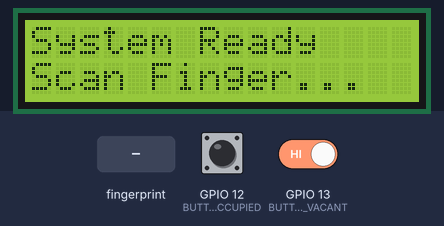
Bench run of a sketch on a simulated ESP32. Shown: 16×2 character LCD. The inputs (shaded band) are chosen by the test bench; at power-on: GPIO 12 (BUTTON_OCCUPIED) HIGH, GPIO 13 (BUTTON_VACANT) HIGH. WiFi joins after 1.5 s; servers stay silent unless stated; uploads are accepted with an empty reply; what the sketch prints to the serial monitor is not drawn.

Above: at 10.4 s.
10.5 s: finger stored as number 1 placed on the sensor
At 12.1 s:
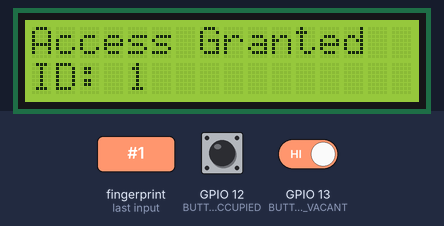
13.5 s: GPIO 12 (BUTTON_OCCUPIED) pulled LOW for 0.15 s
At 14.7 s:
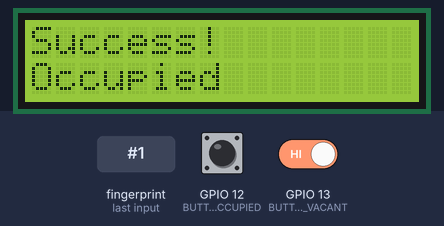
16.6 s: GPIO 12 (BUTTON_OCCUPIED) driven LOW and GPIO 13 (BUTTON_VACANT) driven LOW
At 18.4 s:
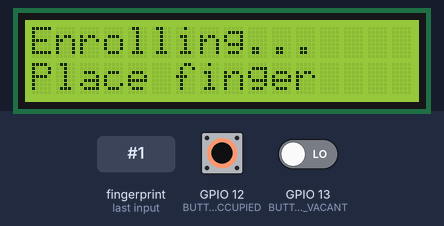
19.4 s: finger stored as number 1 placed on the sensor
At 20.6 s:
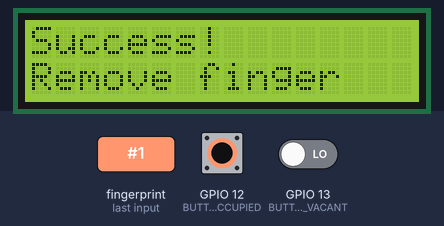
22.4 s: finger stored as number 1 placed on the sensor
At 23.3 s:
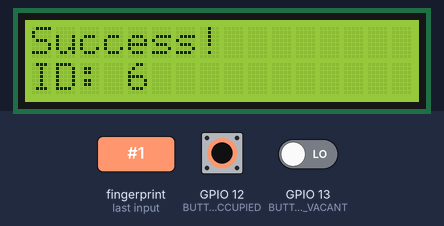
24.2 s: GPIO 12 (BUTTON_OCCUPIED) driven HIGH
Timing chart, 0 to 27.2 s (numbered marks = the images above; inputs shaded):
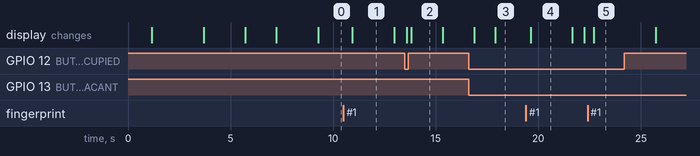

The sketch:

all_components_tested.ino
```cpp
#include <Wire.h>
#include <LiquidCrystal_I2C.h>
#include <Adafruit_Fingerprint.h>
#include <WiFi.h>
#include <HTTPClient.h>
#include <HardwareSerial.h>

// ==================== CONFIGURATION ====================
// WiFi Credentials
const char* ssid = "Ganesha";
const char* password = "krishna4";
const char* serverUrl = "https://veriloc-api.onrender.com/api/rooms/update";

// Pin Definitions
#define BUTTON_VACANT 13
#define BUTTON_OCCUPIED 12
#define RX_PIN 16
#define TX_PIN 17

// Room Configuration
const String ROOM_NUMBER = "ROOM_101";

// ==================== HARDWARE SETUP ====================
LiquidCrystal_I2C lcd(0x27, 16, 2);
HardwareSerial mySerial(2);
Adafruit_Fingerprint finger = Adafruit_Fingerprint(&mySerial);

// ==================== STATE VARIABLES ====================
enum SystemState {
  STATE_IDLE,
  STATE_AUTHENTICATING,
  STATE_AUTHENTICATED,
  STATE_ENROLLING,
  STATE_UPDATING
};

SystemState currentState = STATE_IDLE;
bool isAuthenticated = false;
int authenticatedUserID = -1;
bool isRoomOccupied = false;
unsigned long lastButtonPress = 0;
const unsigned long DEBOUNCE_DELAY = 300;
const unsigned long AUTH_TIMEOUT = 30000; // 30 seconds
unsigned long authStartTime = 0;

// ==================== FUNCTION DECLARATIONS ====================
void displayMessage(String line1, String line2);
void connectWiFi();
void reconnectWiFi();
void initFingerprintSensor();
void handleIdleState();
void handleAuthenticatedState();
void handleEnrollmentState();
void handleOccupiedButton();
void handleVacantButton();
int checkFingerprint();
void updateRoomStatus(String status);
void resetAuthentication();
bool isBothButtonsPressed();
void enrollNewFingerprint();
int getNextFreeID();
int waitForFingerImage();

// ==================== SETUP ====================
void setup() {
  Serial.begin(115200);
  Serial.println("\n╔════════════════════════════════════╗");
  Serial.println("║  ROOM MANAGEMENT SYSTEM v3.0       ║");
  Serial.println("╚════════════════════════════════════╝\n");

  // Initialize LCD
  Wire.begin();
  lcd.init();
  lcd.backlight();
  displayMessage("System", "Starting...");
  delay(1000);

  // Initialize Buttons
  pinMode(BUTTON_VACANT, INPUT_PULLUP);
  pinMode(BUTTON_OCCUPIED, INPUT_PULLUP);
  Serial.println("✓ Buttons initialized");

  // Connect to WiFi
  connectWiFi();

  // Initialize Fingerprint Sensor
  initFingerprintSensor();

  // System Ready
  Serial.println("\n╔════════════════════════════════════╗");
  Serial.println("║  SYSTEM READY                      ║");
  Serial.println("╚════════════════════════════════════╝");
  displayMessage("System Ready", "Scan Finger...");
  currentState = STATE_IDLE;
}

// ==================== MAIN LOOP ====================
void loop() {
  // Ensure Wi-Fi stays connected
  if (WiFi.status() != WL_CONNECTED) {
    reconnectWiFi();
  }

  switch (currentState) {
    case STATE_IDLE:
      handleIdleState();
      break;

    case STATE_AUTHENTICATING:
      currentState = STATE_IDLE;
      break;

    case STATE_AUTHENTICATED:
      handleAuthenticatedState();
      break;

    case STATE_ENROLLING:
      handleEnrollmentState();
      break;

    case STATE_UPDATING:
      // Handled in updateRoomStatus
      break;
  }

  delay(100);
}

// ==================== STATE HANDLERS ====================
void handleIdleState() {
  // Check if both buttons pressed for enrollment
  if (isBothButtonsPressed()) {
    currentState = STATE_ENROLLING;
    return;
  }

  int fingerID = checkFingerprint();

  if (fingerID >= 0) {
    authenticatedUserID = fingerID;
    isAuthenticated = true;
    authStartTime = millis();
    currentState = STATE_AUTHENTICATED;

    lcd.clear();
    lcd.print("Access Granted");
    lcd.setCursor(0, 1);
    lcd.print("ID: ");
    lcd.print(fingerID);

    Serial.print("✅ Access Granted | User ID: ");
    Serial.println(fingerID);
    delay(2000);

    displayMessage("Select Action:", "Occup=12 Vac=13");
  }
  else if (fingerID == -1) {
    Serial.println("❌ Access Denied - Fingerprint not recognized");
    lcd.clear();
    lcd.print("Access Denied");
    lcd.setCursor(0, 1);
    lcd.print("Try Again...");
    delay(2000);
    displayMessage("System Ready", "Scan Finger...");
  }
}

void handleAuthenticatedState() {
  // Check for authentication timeout
  if (millis() - authStartTime > AUTH_TIMEOUT) {
    Serial.println("⏱️ Authentication timeout");
    resetAuthentication();
    return;
  }

  unsigned long currentTime = millis();

  // Check button presses with debounce
  if (currentTime - lastButtonPress > DEBOUNCE_DELAY) {
    if (digitalRead(BUTTON_OCCUPIED) == LOW) {
      lastButtonPress = currentTime;
      handleOccupiedButton();
    }
    else if (digitalRead(BUTTON_VACANT) == LOW) {
      lastButtonPress = currentTime;
      handleVacantButton();
    }
  }
}

void handleEnrollmentState() {
  Serial.println("\n╔════════════════════════════════════╗");
  Serial.println("║  ENROLLMENT MODE                   ║");
  Serial.println("╚════════════════════════════════════╝");

  displayMessage("Enroll Mode", "Starting...");
  delay(1000);

  enrollNewFingerprint();

  // Return to idle state
  resetAuthentication();
  currentState = STATE_IDLE;
}

// ==================== BUTTON HANDLERS ====================
void handleOccupiedButton() {
  Serial.println("\n🔵 OCCUPIED button pressed");
  isRoomOccupied = true;
  updateRoomStatus("Occupied");
}

void handleVacantButton() {
  Serial.println("\n🟢 VACANT button pressed");
  isRoomOccupied = false;
  updateRoomStatus("Vacant");
}

// ==================== FINGERPRINT FUNCTIONS ====================
int checkFingerprint() {
  uint8_t result = finger.getImage();
  if (result == FINGERPRINT_NOFINGER) return -2; // No finger
  if (result != FINGERPRINT_OK) return -2; // Error getting image

  result = finger.image2Tz();
  if (result != FINGERPRINT_OK) return -1; // Error converting

  result = finger.fingerFastSearch();
  if (result != FINGERPRINT_OK) return -1; // Not found

  Serial.print("🔍 Fingerprint matched | ID: ");
  Serial.print(finger.fingerID);
  Serial.print(" | Confidence: ");
  Serial.println(finger.confidence);

  return finger.fingerID;
}

void enrollNewFingerprint() {
  int newID = getNextFreeID();

  if (newID == -1) {
    displayMessage("Error!", "Memory Full");
    Serial.println("❌ Enrollment failed - Memory full");
    delay(2000);
    return;
  }

  Serial.print("📝 Enrolling new fingerprint at ID: ");
  Serial.println(newID);

  // ===== FIRST CAPTURE =====
  displayMessage("Enrolling...", "Place finger");
  Serial.println("   Step 1: Place finger on sensor");

  int result = waitForFingerImage();
  if (result != FINGERPRINT_OK) {
    displayMessage("Error!", "Try Again");
    Serial.println("❌ Failed to capture first image");
    delay(2000);
    return;
  }

  result = finger.image2Tz(1);
  if (result != FINGERPRINT_OK) {
    displayMessage("Error!", "Scan Failed");
    Serial.println("❌ Failed to convert first image");
    delay(2000);
    return;
  }

  displayMessage("Success!", "Remove finger");
  Serial.println("   ✓ First scan captured");
  delay(2000);

  // Wait for finger removal
  displayMessage("Enrolling...", "Remove finger");
  while (finger.getImage() != FINGERPRINT_NOFINGER) {
    delay(100);
  }
  delay(500);

  // ===== SECOND CAPTURE =====
  displayMessage("Enrolling...", "Place AGAIN");
  Serial.println("   Step 2: Place same finger again");

  result = waitForFingerImage();
  if (result != FINGERPRINT_OK) {
    displayMessage("Error!", "Try Again");
    Serial.println("❌ Failed to capture second image");
    delay(2000);
    return;
  }

  result = finger.image2Tz(2);
  if (result != FINGERPRINT_OK) {
    displayMessage("Error!", "Scan Failed");
    Serial.println("❌ Failed to convert second image");
    delay(2000);
    return;
  }

  Serial.println("   ✓ Second scan captured");

  // ===== CREATE AND STORE MODEL =====
  displayMessage("Processing...", "Please wait");
  result = finger.createModel();

  if (result != FINGERPRINT_OK) {
    displayMessage("Error!", "Mismatch");
    Serial.println("❌ Fingerprints did not match");
    delay(2000);
    return;
  }

  result = finger.storeModel(newID);

  if (result == FINGERPRINT_OK) {
    displayMessage("Success!", "ID: " + String(newID));
    Serial.print("✅ Enrollment successful! Stored at ID: ");
    Serial.println(newID);
    delay(3000);
  } else {
    displayMessage("Error!", "Store Failed");
    Serial.println("❌ Failed to store fingerprint");
    delay(2000);
  }
}

int getNextFreeID() {
  Serial.println("🔍 Searching for free ID slot...");

  for (int id = 1; id <= 127; id++) {
    uint8_t result = finger.loadModel(id);
    if (result != FINGERPRINT_OK) {
      Serial.print("   Found free slot at ID: ");
      Serial.println(id);
      return id;
    }
  }

  Serial.println("   No free slots available");
  return -1;
}

int waitForFingerImage() {
  int timeout = 100; // 10 seconds (100 * 100ms)

  while (timeout > 0) {
    uint8_t result = finger.getImage();

    if (result == FINGERPRINT_OK) {
      return FINGERPRINT_OK;
    }

    delay(100);
    timeout--;
  }

  Serial.println("   ⏱️ Timeout waiting for finger");
  return FINGERPRINT_TIMEOUT;
}

// ==================== NETWORK FUNCTIONS ====================
void connectWiFi() {
  displayMessage("Connecting", "WiFi...");

  // Print current WiFi credentials for verification
  Serial.println("\n╔════════════════════════════════════╗");
  Serial.println("║  WiFi Connection Attempt          ║");
  Serial.println("╚════════════════════════════════════╝");
  Serial.print("📡 SSID: ");
  Serial.println(ssid);
  Serial.print("📡 Password Length: ");
  Serial.println(strlen(password));
  Serial.print("📡 Password: ");
  Serial.println(password);

  // Configure WiFi settings
  WiFi.mode(WIFI_STA);
  WiFi.disconnect(true);
  delay(1000);

  // Start connection
  Serial.println("📡 Starting WiFi connection...");
  WiFi.begin(ssid, password);

  int attempts = 0;
  const int maxAttempts = 40; // 20 seconds

  while (WiFi.status() != WL_CONNECTED && attempts < maxAttempts) {
    delay(500);
    Serial.print(".");

    // Show status every 5 attempts
    if (attempts % 10 == 0 && attempts > 0) {
      Serial.println();
      Serial.print("   Status Code: ");
      Serial.println(WiFi.status());
      Serial.print("   Attempt: ");
      Serial.print(attempts);
      Serial.print("/");
      Serial.println(maxAttempts);

      lcd.clear();
      lcd.print("Connecting...");
      lcd.setCursor(0, 1);
      lcd.print(String(attempts/2) + "s / " + String(maxAttempts/2) + "s");
    }

    attempts++;
  }

  Serial.println(); // New line after dots

  if (WiFi.status() == WL_CONNECTED) {
    Serial.println("\n✅ WiFi Connected Successfully!");
    Serial.print("   IP Address: ");
    Serial.println(WiFi.localIP());
    Serial.print("   Signal Strength (RSSI): ");
    Serial.print(WiFi.RSSI());
    Serial.println(" dBm");
    Serial.print("   MAC Address: ");
    Serial.println(WiFi.macAddress());

    displayMessage("WiFi Connected", WiFi.localIP().toString());
    delay(2000);
  } else {
    Serial.println("\n❌ WiFi Connection Failed!");
    Serial.print("   Final Status Code: ");
    Serial.println(WiFi.status());
    Serial.println("\n📶 Troubleshooting Guide:");
    Serial.println("   1. Verify hotspot name is EXACTLY: Hemanth");
    Serial.println("   2. Verify password is EXACTLY: 1223334444");
    Serial.println("   3. Ensure hotspot is 2.4 GHz (NOT 5 GHz)");
    Serial.println("   4. Make sure hotspot is ON and visible");
    Serial.println("   5. Try moving ESP32 closer to phone");
    Serial.println("   6. Restart your phone's hotspot");
    Serial.println("   7. Check if hotspot allows new connections");
    Serial.println("\n   WiFi Status Codes:");
    Serial.println("   0 = WL_IDLE_STATUS");
    Serial.println("   1 = WL_NO_SSID_AVAIL (Wrong SSID)");
    Serial.println("   4 = WL_CONNECT_FAILED (Wrong Password)");
    Serial.println("   6 = WL_DISCONNECTED");

    displayMessage("WiFi Failed!", "Check Serial");
    delay(5000);
  }
}

void reconnectWiFi() {
  if (WiFi.status() != WL_CONNECTED) {
    Serial.println("\n⚠️ WiFi lost — reconnecting...");
    displayMessage("WiFi Lost!", "Reconnecting...");
    connectWiFi();
  }
}

void updateRoomStatus(String status) {
  currentState = STATE_UPDATING;

  if (WiFi.status() != WL_CONNECTED) {
    displayMessage("Error!", "No WiFi");
    Serial.println("❌ Cannot update - No WiFi connection");
    delay(2000);
    resetAuthentication();
    return;
  }

  HTTPClient http;
  http.begin(serverUrl);
  http.addHeader("Content-Type", "application/json");
  http.setTimeout(10000); // 10 sec timeout

  String payload = "{\"roomNumber\":\"" + ROOM_NUMBER +
                   "\",\"status\":\"" + status +
                   "\",\"fingerprintID\":" + String(authenticatedUserID) +
                   ",\"timestamp\":\"" + String(millis()) + "\"}";

  displayMessage("Updating...", status);
  Serial.println("\n📤 Sending update:");
  Serial.println(payload);

  int httpCode = http.POST(payload);

  if (httpCode > 0) {
    if (httpCode == 200 || httpCode == 201) {
      Serial.println("✅ Update Success!");
      Serial.print("   Response: ");
      Serial.println(http.getString());
      displayMessage("Success!", status);
    } else {
      Serial.print("⚠️ Server Error: ");
      Serial.println(httpCode);
      displayMessage("Server Error", String(httpCode));
    }
  } else {
    Serial.print("❌ HTTP Error: ");
    Serial.println(http.errorToString(httpCode));
    displayMessage("Error!", "No Response");
  }

  http.end();
  delay(1500);
  resetAuthentication();
}

// ==================== SENSOR INITIALIZATION ====================
void initFingerprintSensor() {
  displayMessage("Initializing", "Sensor...");
  Serial.println("🔧 Initializing fingerprint sensor...");

  mySerial.begin(57600, SERIAL_8N1, RX_PIN, TX_PIN);
  finger.begin(57600);
  delay(500);

  if (finger.verifyPassword()) {
    Serial.println("✅ Fingerprint sensor detected");
    finger.getTemplateCount();
    Serial.print("   Stored fingerprints: ");
    Serial.println(finger.templateCount);
    displayMessage("Sensor Ready", String(finger.templateCount) + " prints");
    delay(2000);
  } else {
    Serial.println("❌ Fingerprint sensor not found!");
    Serial.println("   Check wiring:");
    Serial.println("   - RX (Yellow) -> Pin 16");
    Serial.println("   - TX (White)  -> Pin 17");
    Serial.println("   - VCC (Red)   -> 3.3V/5V");
    Serial.println("   - GND (Black) -> GND");
    displayMessage("Sensor Error!", "Check Wiring");
    while (true) delay(1000);
  }
}

// ==================== UTILITY FUNCTIONS ====================
void displayMessage(String line1, String line2) {
  lcd.clear();
  lcd.setCursor(0, 0);
  lcd.print(line1);
  if (line2.length() > 0) {
    lcd.setCursor(0, 1);
    lcd.print(line2);
  }
}

void resetAuthentication() {
  isAuthenticated = false;
  authenticatedUserID = -1;
  authStartTime = 0;
  currentState = STATE_IDLE;
  displayMessage("System Ready", "Scan Finger...");
  Serial.println("\n🔄 System reset to idle state");
}

bool isBothButtonsPressed() {
  return (digitalRead(BUTTON_VACANT) == LOW &&
          digitalRead(BUTTON_OCCUPIED) == LOW);
}
```

Measured:
- after the input at 10.5 s, the display: changes after 0.44 s (image 1)
- after the input at 13.5 s, the display: first changes after 0.10 s (image 2 shows a later state)
- after the input at 16.6 s, the display: first changes after 0.27 s (image 3 shows a later state)
- after the input at 19.4 s, the display: changes after 0.23 s (image 4)
- after the input at 22.4 s, the display: changes after 0.30 s (image 5)
- what the display in image 1 shows lasts 2.1 s, from 10.9 s to 13.0 s
- what the display in image 2 shows lasts 1.5 s, from 13.8 s to 15.3 s
